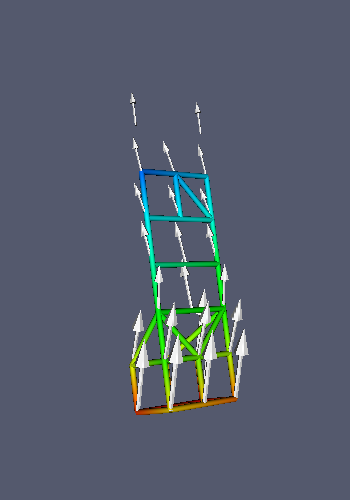

Generate this figure with Python:
#!/usr/bin/env python

# Compute fast approximation gradients on an unstructured grid and visualize with glyphs.

import os

import vtkmodules.vtkInteractionStyle  # noqa: F401
import vtkmodules.vtkRenderingFreeType  # noqa: F401
import vtkmodules.vtkRenderingOpenGL2  # noqa: F401

from vtkmodules.vtkFiltersCore import (
    vtkAssignAttribute,
    vtkGlyph3D,
    vtkTubeFilter,
)
from vtkmodules.vtkFiltersCore import vtkExtractEdges
from vtkmodules.vtkFiltersGeneral import vtkGradientFilter
from vtkmodules.vtkFiltersSources import vtkArrowSource
from vtkmodules.vtkIOLegacy import vtkUnstructuredGridReader
from vtkmodules.vtkRenderingCore import (
    vtkActor,
    vtkPolyDataMapper,
    vtkRenderWindow,
    vtkRenderWindowInteractor,
    vtkRenderer,
)

# Source
data_dir = os.environ.get("VPE_DATA_DIR", os.path.dirname(os.path.abspath(__file__)))

# Read unstructured grid
grid_reader = vtkUnstructuredGridReader()
grid_reader.SetFileName(os.path.join(data_dir, "uGridEx.vtk"))

# Extract edges and create tubes
edges = vtkExtractEdges()
edges.SetInputConnection(grid_reader.GetOutputPort())

tubes = vtkTubeFilter()
tubes.SetInputConnection(edges.GetOutputPort())
tubes.SetRadius(0.0625)
tubes.SetVaryRadiusToVaryRadiusOff()
tubes.SetNumberOfSides(32)

tubes_mapper = vtkPolyDataMapper()
tubes_mapper.SetInputConnection(tubes.GetOutputPort())
tubes_mapper.SetScalarRange(0.0, 26.0)

tubes_actor = vtkActor()
tubes_actor.SetMapper(tubes_mapper)

# Compute gradients with fast approximation
gradients = vtkGradientFilter()
gradients.SetInputConnection(grid_reader.GetOutputPort())
gradients.FasterApproximationOn()

# Assign gradients as vectors
vectors = vtkAssignAttribute()
vectors.SetInputConnection(gradients.GetOutputPort())
vectors.Assign("Gradients", "VECTORS", "POINT_DATA")

# Arrow glyphs
arrow = vtkArrowSource()

glyphs = vtkGlyph3D()
glyphs.SetInputConnection(0, vectors.GetOutputPort())
glyphs.SetInputConnection(1, arrow.GetOutputPort())
glyphs.ScalingOn()
glyphs.SetScaleModeToScaleByVector()
glyphs.SetScaleFactor(0.25)
glyphs.OrientOn()
glyphs.ClampingOff()
glyphs.SetVectorModeToUseVector()
glyphs.SetIndexModeToOff()

glyph_mapper = vtkPolyDataMapper()
glyph_mapper.SetInputConnection(glyphs.GetOutputPort())
glyph_mapper.ScalarVisibilityOff()

glyph_actor = vtkActor()
glyph_actor.SetMapper(glyph_mapper)

# Renderer
renderer = vtkRenderer()
renderer.AddActor(tubes_actor)
renderer.AddActor(glyph_actor)
renderer.SetBackground(0.328125, 0.347656, 0.425781)

# Render window
render_window = vtkRenderWindow()
render_window.AddRenderer(renderer)
render_window.SetWindowName("unstructuredgrid fast gradients")
render_window.SetMultiSamples(0)
render_window.SetSize(350, 500)

# Interactor
interactor = vtkRenderWindowInteractor()
interactor.SetRenderWindow(render_window)

# Scene
renderer.ResetCamera()
camera = renderer.GetActiveCamera()
camera.Elevation(-80.0)
camera.OrthogonalizeViewUp()
camera.Azimuth(135.0)
renderer.ResetCameraClippingRange()

interactor.Initialize()
interactor.Start()
